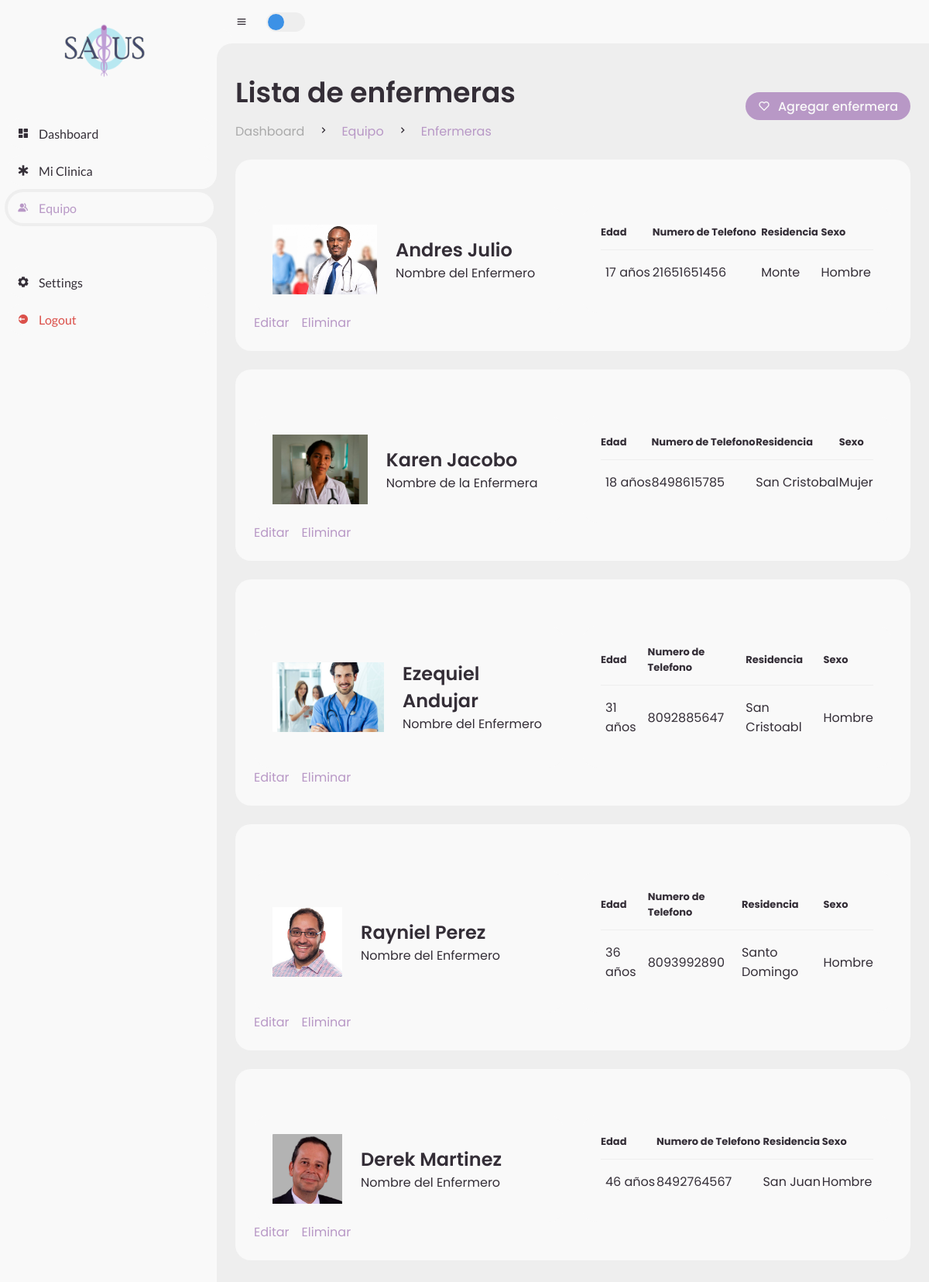
The page /salusApp/dashboard/equipo/enfermeros (signed in) on the database its author committed.
### salusApp/models.py (models this page shows)
class Person(models.Model):
    first_name = models.CharField("Person's first name", max_length=30)
    last_name = models.CharField("Person's last name",max_length=30)
    photo = models.ImageField(blank=True, null=False, upload_to='salusApp/static/media/')
    age = models.IntegerField("Person's age")
    address = models.CharField("Person's address", max_length=100)
    sexoChoices = [
        ('M', "Masculino"),
        ('F', "Femenino")
    ]
    sex = models.CharField("Person's sex", choices=sexoChoices, max_length=1)
    phone = models.CharField("Person's phone", max_length=15)
    idNumber = models.CharField("Person's id", max_length=10) #Cedula
    isDoctor = models.BooleanField("Is this Person a doctor?")
    isNurse = models.BooleanField("Is this Person a nurse?")

### salusApp/views.py (the view)
# urls.py: path('dashboard/equipo/enfermeros', views.Enfermeros, name='enfermeros'),
@login_required()
def Enfermeros(request):
    nurses = Person.objects.filter(isNurse=True)
    context = {"nurses":nurses}
    return render(request, 'salusApp/dashboard-equipo-enfermeros.html', context)

### salusApp/templates/salusApp/dashboard-equipo-enfermeros.html
{% extends 'salusApp/dashboard_base.html' %}
{% load static %}
{% block content %}
        <main>
            <div class="head-title">
                <div class="left">
                    <h1>Lista de enfermeras</h1>
                    <ul class="breadcrumb">
                        <li>
                            <a href="#">Dashboard</a>
                        </li>
                        <li><i class='bx bx-chevron-right'></i></li>
                        <li>
                            <a class="active" href="{% url 'equipo' %}">Equipo</a>
                        </li>
                        <li><i class='bx bx-chevron-right'></i></li>
                        <li>
                            <a class="active" href="{% url 'enfermeros' %}">Enfermeras</a>
                        </li>
                    </ul>
                </div>
                <a href="{% url 'enfermeros-add' %}" class="btn-download">
                    <i class='bx bx-heart' ></i>
                    <span class="text">Agregar enfermera</span>
                </a>
            </div>
            {% for nurse in nurses %}
            <div class="table-data">
                <div class="order">
                    <ul class="box-info">
                        <li>
                            <img src="{% static nurse.photo.url %}" style="height: 90px;">
                            <span class="text">
                                <h3>{{nurse.first_name}} {{nurse.last_name}}</h3>
                                {% if nurse.sex == 'M' %}
                                <p>Nombre del Enfermero</p>
                                {% elif nurse.sex == 'F' %}
                                <p>Nombre de la Enfermera</p>
                                {% endif %}
                            </span>
                        </li>
                        <li>
                            <table>
                                <thead>
                                    <tr>
                                        <th>Edad</th>
                                        <th>Numero de Telefono</th>
                                        <th>Residencia</th>
                                        <th>Sexo</th>
                                    </tr>
                                </thead>
                                <tbody>
                                    <tr>
                                        <td>
                                            <p>{{nurse.age}} años</p>
                                        </td>
                                        <td>{{nurse.phone}}</td>
                                        <td><span>{{nurse.address}}</span></td>
                                        {% if nurse.sex == 'M' %}
                                        <td>Hombre</td>
                                        {% elif nurse.sex == 'F' %}
                                        <td>Mujer</td>
                                        {% endif %}
                                    </tr>
                                </tbody>
                            </table>
                        </li>
                    </ul>
                    <div class="head-title">
                        <div class="left">
                            <ul class="breadcrumb">
                                <li>
                                    <a href="{% url 'enfermeros-edit' nurse.id %}" class="active">Editar</a>
                                </li>
                                <li>
                                    <a href="{% url 'enfermeros-delete' nurse.id %}" class="active">Eliminar</a>
                                </li>
                            </ul>
                        </div>
                    </div>
                </div>
            </div>
            {% endfor %}
        </main>
    </section>
{% endblock content %}

### salusApp/static/salusApp/css/dashboard.css (style rules this page uses)
* { margin: 0; padding: 0; box-sizing: border-box; }
a { text-decoration: none; }
li { list-style: none; }
:root { --poppins: 'Poppins', sans-serif; --lato: 'Lato', sans-serif; --light: #F9F9F9; --blue: #3C91E6; --light-blue: #CFE8FF; --grey: #eee; --dark-grey: #AAAAAA; --dark: #342E37; --red: #DB504A; --yellow: #FFCE26; --light-yellow: #FFF2C6; --orange: #FD7238; --light-orange: #FFE0D3; }
html { overflow-x: hidden; }
body { background: var(--grey); overflow-x: hidden; }
#content main { width: 100%; padding: 36px 24px; font-family: var(--poppins); max-height: calc(100vh - 56px); overflow-y: auto; }
#content main .head-title { display: flex; align-items: center; justify-content: space-between; grid-gap: 16px; flex-wrap: wrap; }
#content main .head-title .left h1 { font-size: 36px; font-weight: 600; margin-bottom: 10px; color: var(--dark); }
#content main .head-title .left .breadcrumb { display: flex; align-items: center; grid-gap: 16px; }
#content main .head-title .left .breadcrumb li { color: var(--dark); }
#content main .head-title .left .breadcrumb li a { color: var(--dark-grey); pointer-events: none; }
#content main .head-title .left .breadcrumb li a.active { color: #B898C6 !important; pointer-events: unset; }
#content main .head-title .btn-download { height: 36px; padding: 0 16px; border-radius: 36px; background: #B898C6 !important; color: var(--light); display: flex; justify-content: center; align-items: center; grid-gap: 10px; font-weight: 500; }
#content main .box-info { display: grid; grid-template-columns: repeat(auto-fit, minmax(240px, 1fr)); grid-gap: 24px; margin-top: 36px; }
#content main .box-info li { padding: 24px; background: var(--light); border-radius: 20px; display: flex; align-items: center; grid-gap: 24px; }
#content main .box-info li .text h3 { font-size: 24px; font-weight: 600; color: var(--dark); }
#content main .box-info li .text p { color: var(--dark); }
#content main .table-data { display: flex; flex-wrap: wrap; grid-gap: 24px; margin-top: 24px; width: 100%; color: var(--dark); }
#content main .table-data>div { border-radius: 20px; background: var(--light); padding: 24px; overflow-x: auto; }
#content main .table-data .order { flex-grow: 1; flex-basis: 500px; }
#content main .table-data .order table { width: 100%; border-collapse: collapse; }
#content main .table-data .order table th { padding-bottom: 12px; font-size: 13px; text-align: left; border-bottom: 1px solid var(--grey); }
#content main .table-data .order table td { padding: 16px 0; }
#content main .table-data .order table tr td:first-child { display: flex; align-items: center; grid-gap: 12px; padding-left: 6px; }

### rows shown on the page
Person: photo (picture), first_name "Andres", last_name "Julio", sex "Nombre del Enfermero", age "17", phone "21651651456", address "Monte"
Person: photo (picture), first_name "Karen", last_name "Jacobo", sex "Nombre de la Enfermera", age "18", phone "8498615785", address "San Cristobal"
Person: photo (picture), first_name "Ezequiel", last_name "Andujar", sex "Nombre del Enfermero", age "31", phone "8092885647", address "San Cristoabl"
Person: photo (picture), first_name "Rayniel", last_name "Perez", sex "Nombre del Enfermero", age "36", phone "8093992890", address "Santo Domingo"
Person: photo (picture), first_name "Derek", last_name "Martinez", sex "Nombre del Enfermero", age "46", phone "8492764567", address "San Juan"
